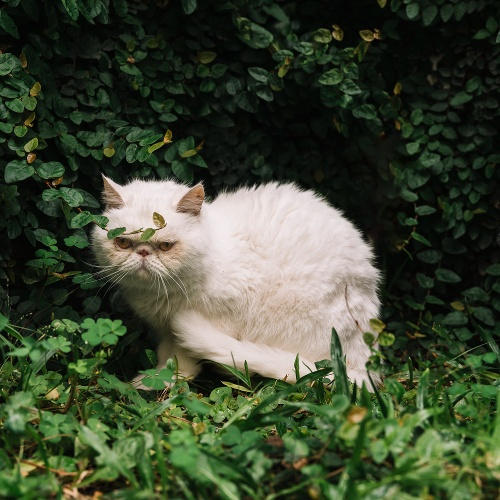
#> input picture image/Cat.jpg, 500 x 500 px
$ python contours.py
#> lines starting #> are read from the running program, lines starting #| are printed output that depends on the picture; after the words box and inside, x2 and y2 are one past the last pixel; in counts of white or black regions, pixels touching at a corner belong together
import cv2 as cv
import numpy as np

img = cv.imread('image/Cat.jpg')
#> img is the input picture: shape (500, 500, 3); mean B, G, R 51.5, 72.9, 63.5

cv.imshow('Cat', img)

blank = np.zeros(img.shape, dtype='uint8')
cv.imshow('Blank', blank)

gray = cv.cvtColor(img, cv.COLOR_BGR2GRAY)
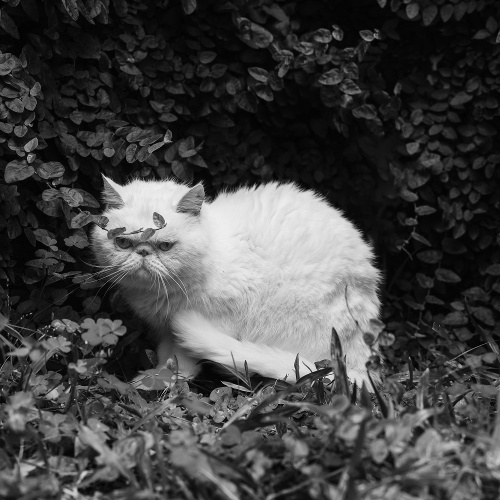
#> gray: shape (500, 500); min 0, max 244, mean 67.6
cv.imshow('Gray', gray)

blur = cv.GaussianBlur(gray, (5, 5), cv.BORDER_DEFAULT)
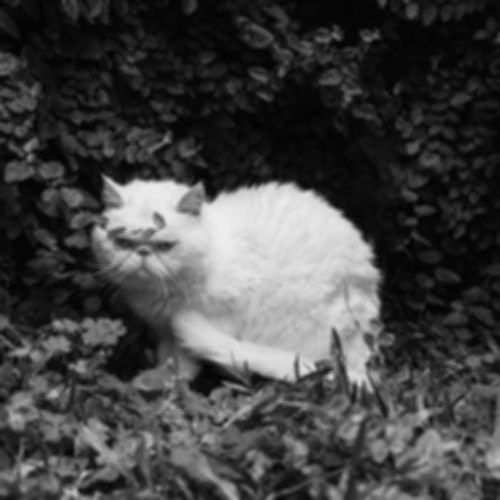
#> blur: shape (500, 500); min 3, max 238, mean 67.6
cv.imshow('Blur', blur)

canny = cv.Canny(blur, 125, 175)
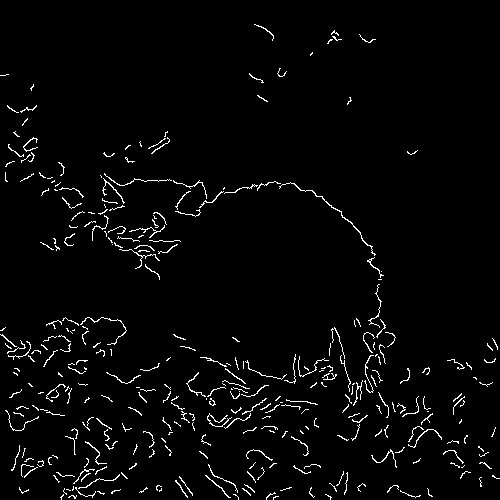
#> canny: shape (500, 500); 2.8% white in thin lines or dots
cv.imshow('Canny Edges', canny)

# ret, thresh = cv.threshold(gray, 165, 255, cv.THRESH_BINARY)
# thresh = cv.resize(thresh, (500, 500), interpolation=cv.INTER_CUBIC)
# cv.imshow('Thresh', thresh)

contours, hierarchies = cv.findContours(canny, cv.RETR_LIST, cv.CHAIN_APPROX_NONE)
#> contours = 336 contours, 332 with area under 20; largest, box (x1, y1, x2, y2) and area: (279, 182, 376, 256) 51, (102, 178, 125, 204) 23, (80, 317, 127, 345) 22, (207, 413, 232, 427) 20
print(f'{len(contours)} contours(s) found!')
#| 336 contours(s) found!

cv.drawContours(blank, contours, -1, (0, 0, 255), 1)
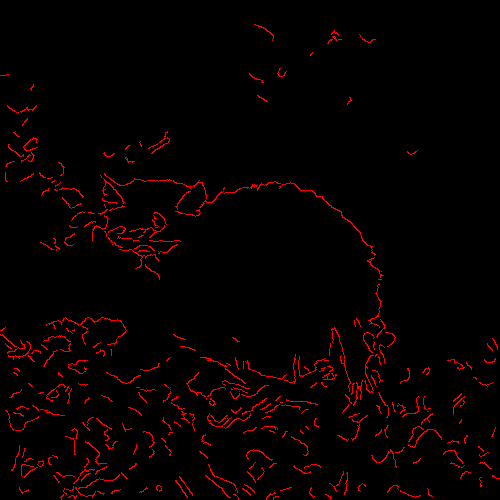
#> blank: shape (500, 500, 3); mean of channels 0, 1, 2 0, 0, 7.1; drawn as B, G, R
cv.imshow('Contours Drawn', blank)
cv.waitKey(0)
